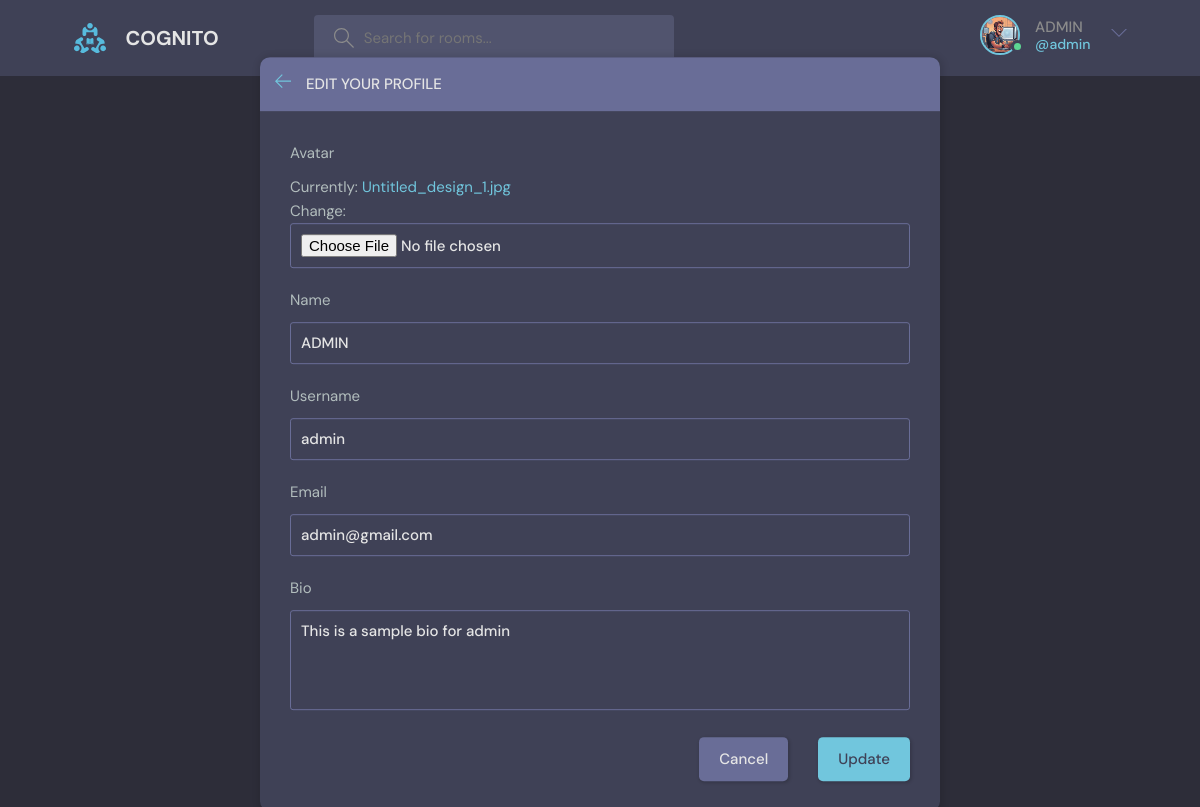
Page /update_user/ (signed in) on the committed database.
### main/models.py (models this page shows)
class User(AbstractUser):
    name = models.CharField(max_length=200, null=True)
    email = models.EmailField(unique=True, null=True)
    bio = models.TextField(null=True)
    avatar = models.ImageField(null=True, default="avatar.svg")
    USERNAME_FIELD = 'email'
    REQUIRED_FIELDS = []

### main/views.py (the view)
# urls.py: path('update_user/',update_user,name='update_user'),
@login_required(login_url='login')
def update_user(request):
    user = request.user
    form = UserForm(instance=user)
    if request.method == 'POST':
        form =  UserForm(request.POST, request.FILES, instance=user)
        if form.is_valid():
            form.save()
            return redirect('user_profile',pk=user.id)
    context = {'form':form}
    return render(request,'main/update_user.html',context)

### main/forms.py
class UserForm(ModelForm):
    class Meta:
        model = User
        fields = ['avatar','name','username','email','bio']

### templates/main/update_user.html (shortened to what this page needs)
{% extends "base.html" %}
{% block content %}
<main class="update-account layout">
        <div class="container">
            <div class="layout__box">
                <div class="layout__boxHeader">
                    <div class="layout__boxTitle">
                        <a href="profile.html">
                            <svg version="1.1" xmlns="http://www.w3.org/2000/svg" width="32" height="32"
                                viewBox="0 0 32 32">
                                <title>arrow-left</title>
                                <path
                                    d="M13.723 2.286l-13.723 13.714 13.719 13.714 1.616-1.611-10.96-10.96h27.625v-2.286h-27.625l10.965-10.965-1.616-1.607z">
                                </path>
                            </svg>
                        </a>
                        <h3>Edit your profile</h3>
                    </div>
                </div>
                <div class="layout__body">
                    <form class="form" action="#" method="POST" enctype="multipart/form-data">
                      {% for field in form %}
                        <div class="form__group">
                            <label for="profile_pic">{{field.label}}</label>
                            {{field}}
                        </div>
                      {% endfor %}
                        <div class="form__action">
                            <a class="btn btn--dark" href="index.html">Cancel</a>
                            <button class="btn btn--main" type="submit">Update</button>
                        </div>
                    </form>
                </div>
            </div>
        </div>
    </main>
{% endblock content %}

### templates/navbar.html (shortened to what this page needs)
{% load static %}
<header class="header header--loggedIn">
    <div class="container">
        <a href="{% url 'home' %}" class="header__logo">
            <img src="{% static 'images/logo.svg' %}" />
            <h1>COGNITO</h1>
        </a>
        <form class="header__search" method="GET" action="{% url 'home' %}">
            <label>
                <input type="text" name="q" placeholder="Search for rooms..." />
            </label>
        </form>
        <nav class="header__menu">
            {% if request.user.is_authenticated %}
            <div class="header__user">
                <a href="{% url 'update_user' %}">
                    <div class="avatar avatar--medium active">
                        <img src="{{request.user.avatar.url}}" />
                    </div>
                    <p>{{ request.user.name }} <span>@{{ request.user.username }}</span></p>
                </a>
                <button class="dropdown-button">
                    <svg version="1.1" xmlns="http://www.w3.org/2000/svg" width="32" height="32" viewBox="0 0 32 32">
                        <title>chevron-down</title>
                        <path d="M16 21l-13-13h-3l16 16 16-16h-3l-13 13z"></path>
                    </svg>
                </button>
            </div>
            {% else %}
            <a href="{% url 'login' %}">
                <img src="{% static 'images/avatar.svg' %}" />
                <p>Login</p>
            </a>
            {% endif %}
        </nav>
    </div>
</header>

### rows in the picture
User: user.avatar (picture), user.name "ADMIN", user.username "admin", form "ADMIN" "admin" "admin@gmail.com" "This is a sample bio for admin"

### other values in the picture
{{ field.label }} "Avatar" "Name" "Username" "Email" "Bio"
